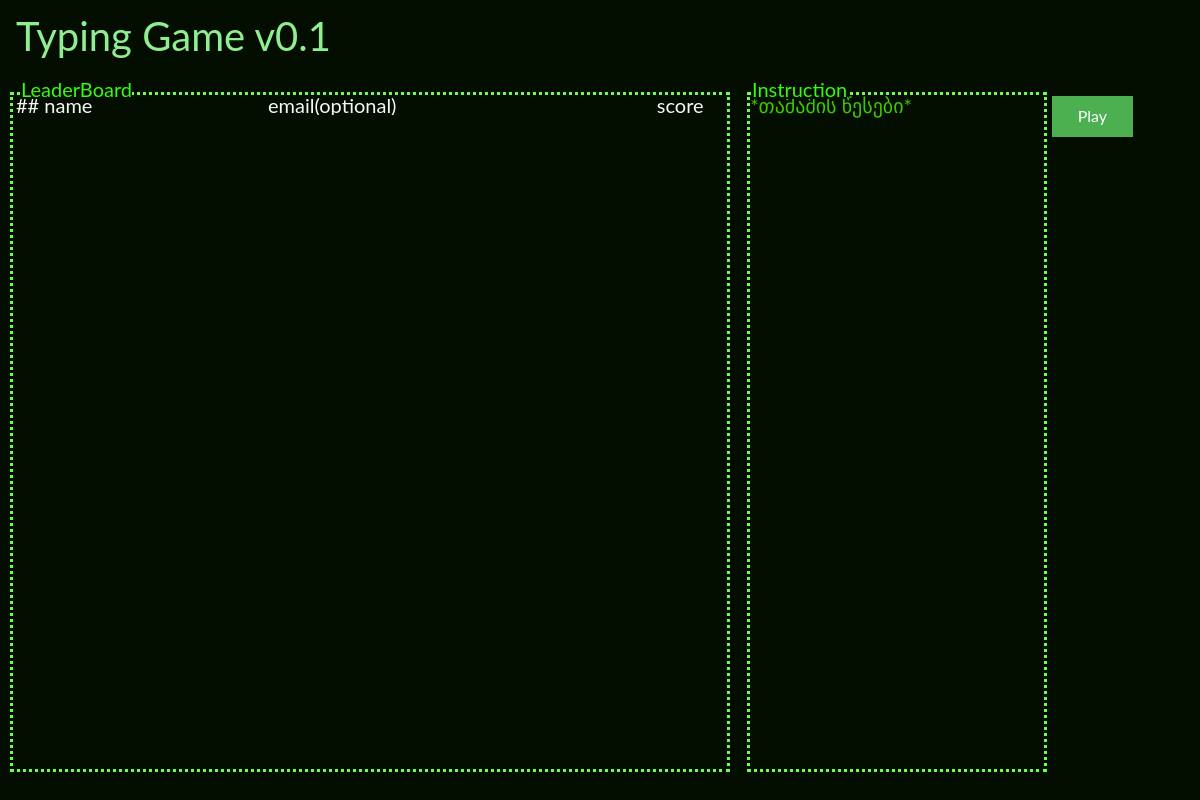
Before: / with the older database file.
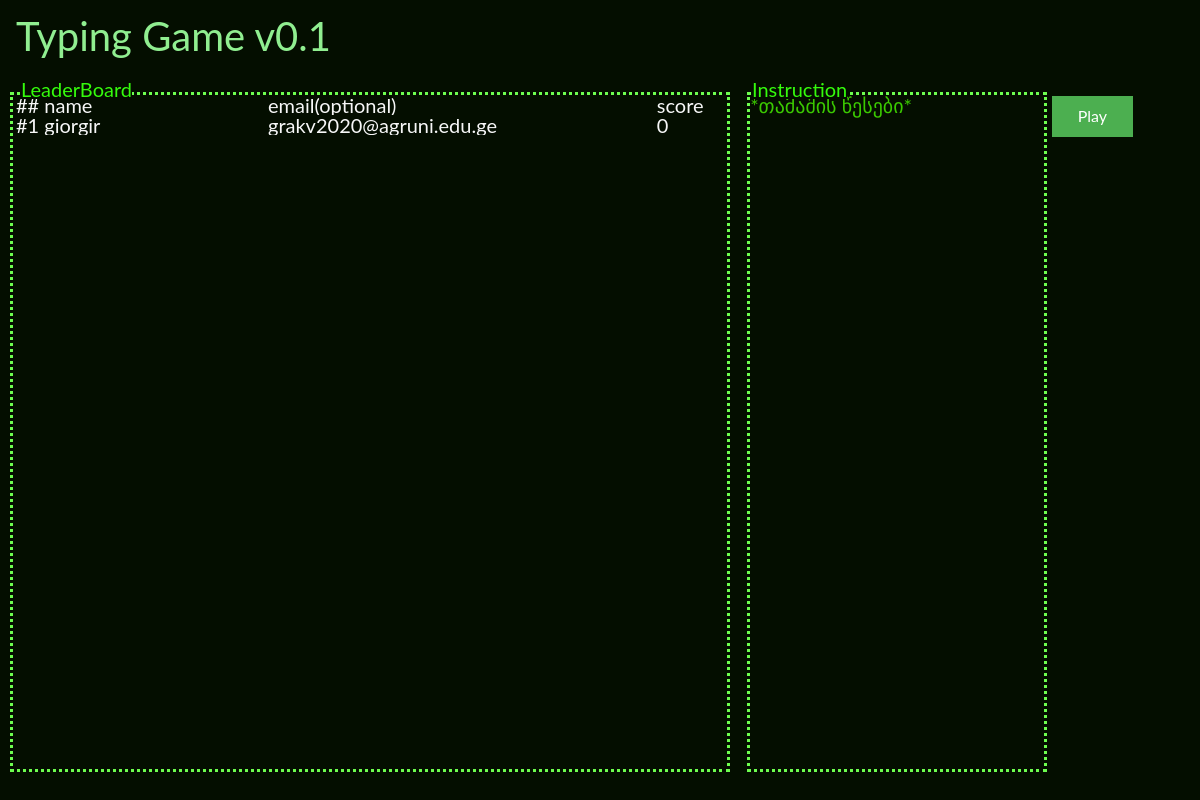
After: the same page with the newer database file.
### app.py (models this page shows, shortened)
class User(db.Model):
    id    = db.Column(db.Integer, primary_key=True)
    name  = db.Column(db.String(80), nullable=False, unique=True)
    email = db.Column(db.String(40), nullable=False, unique=False)
    ip    = db.Column(db.String(30), nullable=False, unique=False)
    score = db.Column(db.Integer,    nullable=False, unique=False)

### app.py (the view)
@app.route("/home")
@app.route("/")
def index():
    users = [["", "##  name", "email(optional)", "score"], ]
    for n, user in enumerate(User.query.all()):
        users.append([f"#{n+1}", user.name, user.email, user.score])
    return render_template("index.html", users=users)

### templates/index.html (shortened to what this page needs)
{% extends "base.html" %}
{% block head %}
    <link rel="stylesheet" href="../static/styles/main.css">
{% endblock %}
{% block body %}
    <header>
        <h1>Typing Game v0.1</h1>
    </header>
    <main>
        <div class="col-one">
            <h2>LeaderBoard</h2>
            <div class="frame">
                {% for user in users %}
                    <div>
                        <h3 class="name">{{user[0]}} {{user[1]}}</h3>
                        <h3 class="email">{{user[2]}}</h3>
                        <h3 class="score">{{user[3]}}</h3>
                    </div>
                {% endfor %}
            </div>
        </div>
        <div class="col-two">
            <h2>Instruction</h2>
            <p class="frame">
                *თამაშის წესები*
            </p>
        </div>
        <div class="col-three">
            <a href="/start"><button>Play</button></a>
        </div>
    </main>
{% endblock %}

### templates/base.html (shortened to what this page needs)
<!DOCTYPE html>
<html lang="en">
<head>
    <link rel="stylesheet" href="../static/styles/reset.css">
    <link rel="stylesheet" href="../static/styles/normalizer.css">
    {% block head %}{% endblock %}
</head>
<body id="body">
    {% block body %}{% endblock %}
</body>
</html>

### static/styles/main.css (style rules this page uses)
* { margin: 0; padding: 0; -webkit-box-sizing: border-box; box-sizing: border-box; }
html, body { height: 100%; width: 100%; }
html { background-color: #040e00; color: #3bc900; font-family: "Lato", "Arial", sans-serif; font-size: 20px; text-rendering: optimizeLegibility; }
body { overflow-y: scroll; }
body header h1 { display: inline-block; margin: .4em; color: lightgreen; }
body main .col-one { display: inline-block; vertical-align: top; margin-left: .5em; height: 85vh; width: 61%; min-width: 510px; }
body main .col-one h2 { top: 1%; left: 1.5%; }
body main .col-one div { overflow: auto; z-index: -1; width: 60vw; min-width: 510px; }
body main .col-one div div { display: -webkit-box; display: -ms-flexbox; display: flex; -webkit-box-pack: start; -ms-flex-pack: start; justify-content: flex-start; -webkit-box-align: left; -ms-flex-align: left; align-items: left; }
body main .col-one div div h3 { color: #f7f7f7; }
body main .col-one div div .name { width: 35%; margin-left: 3px; }
body main .col-one div div .email { width: 54%; }
body main .col-one div div .score { width: 5%; }
body main .col-two { display: inline-block; vertical-align: top; height: 85vh; width: 27%; min-width: 260px; }
body main .col-two h2 { top: 1%; left: 1.5%; }
body main .col-two p { overflow: auto; position: absolute; width: 25%; min-width: 260px; z-index: -1; }
body main .col-three { display: inline-block; vertical-align: top; height: 85vh; }
body main .col-three a button { position: relative; top: 3.5%; right: 30%; background-color: #4CAF50; border: none; color: white; padding: .7em 1.6em; text-align: center; font-size: .8em; cursor: pointer; }
body main h2 { position: relative; color: #35fc0c; background-color: #040e00; width: -webkit-fit-content; width: -moz-fit-content; width: fit-content; z-index: 1; }
body main .frame { height: 85vh; border: dotted #6dfd4f; }

Changed rows visible on the page:
added User: id "#1", name "giorgir", email "grakv2020@agruni.edu.ge", ip "0"
